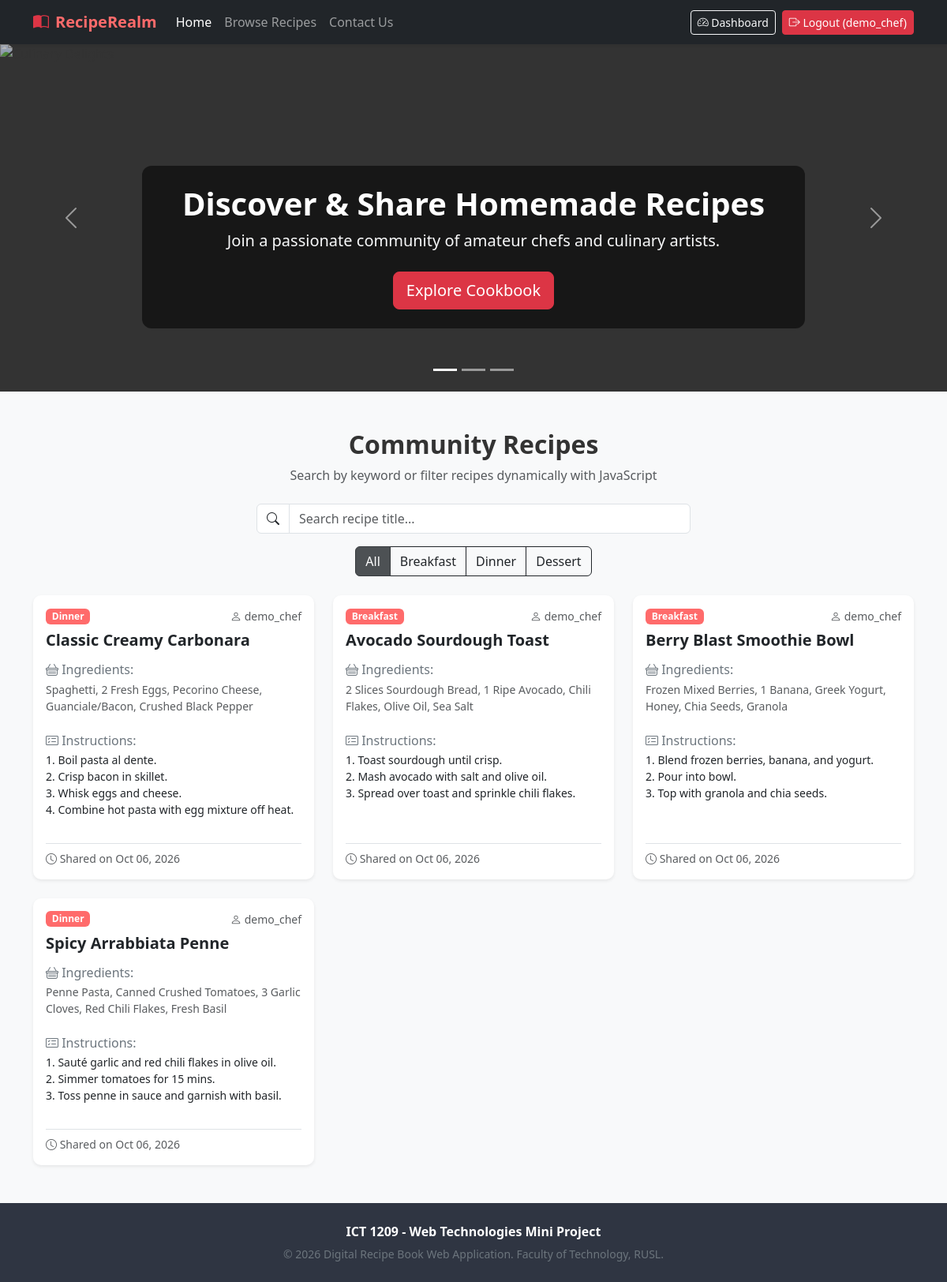
The page / (signed in) on the database its author committed.
### tables this page shows
CREATE TABLE IF NOT EXISTS `recipes` (
  `id` int NOT NULL AUTO_INCREMENT,
  `user_id` int NOT NULL,
  `title` varchar(150) NOT NULL,
  `category` varchar(50) NOT NULL DEFAULT 'Dessert',
  `ingredients` text NOT NULL,
  `instructions` text NOT NULL,
  `created_at` timestamp NULL DEFAULT CURRENT_TIMESTAMP,
  PRIMARY KEY (`id`),
  KEY `user_id` (`user_id`),
  CONSTRAINT `recipes_ibfk_1` FOREIGN KEY (`user_id`) REFERENCES `users` (`id`) ON DELETE CASCADE
);

CREATE TABLE IF NOT EXISTS `users` (
  `id` int NOT NULL AUTO_INCREMENT,
  `username` varchar(50) NOT NULL,
  `email` varchar(100) NOT NULL,
  `password` varchar(255) NOT NULL,
  `created_at` timestamp NULL DEFAULT CURRENT_TIMESTAMP,
  PRIMARY KEY (`id`),
  UNIQUE KEY `username` (`username`),
  UNIQUE KEY `email` (`email`)
);

### includes/functions.php (called while the page is built, shortened)
<?php
function isLoggedIn() {
    return isset($_SESSION['user_id']);
}

### index.php (the view, shortened to what this page needs)
<?php
require_once 'includes/db.php';
require_once 'includes/functions.php';
$stmt = $pdo->query("SELECT r.*, u.username FROM recipes r JOIN users u ON r.user_id = u.id ORDER BY r.created_at DESC");
$recipes = $stmt->fetchAll();
?>
<!DOCTYPE html>
<html lang="en">
<head>
    <link href="https://cdn.jsdelivr.net/npm/bootstrap@5.3.0/dist/css/bootstrap.min.css" rel="stylesheet">
    <link href="https://cdn.jsdelivr.net/npm/bootstrap-icons@1.10.5/font/bootstrap-icons.css" rel="stylesheet">
    <link rel="stylesheet" href="css/style.css">
</head>
<body>
    <nav class="navbar navbar-expand-lg navbar-dark bg-dark sticky-top shadow-sm">
        <div class="container">
            <a class="navbar-brand d-flex align-items-center gap-2" href="index.php">
                <i class="bi bi-book-half text-danger"></i> RecipeRealm
            </a>
            <div class="collapse navbar-collapse" id="navMenu">
                <ul class="navbar-nav me-auto mb-2 mb-lg-0">
                    <li class="nav-item"><a class="nav-link active" href="index.php">Home</a></li>
                    <li class="nav-item"><a class="nav-link" href="#recipes-section">Browse Recipes</a></li>
                    <li class="nav-item"><a class="nav-link" href="contact.php">Contact Us</a></li>
                </ul>
                <div class="d-flex align-items-center gap-2">
                    <?php if (isLoggedIn()): ?>
                        <a href="dashboard.php" class="btn btn-outline-light btn-sm"><i class="bi bi-speedometer2"></i> Dashboard</a>
                        <a href="auth/logout.php" class="btn btn-danger btn-sm"><i class="bi bi-box-arrow-right"></i> Logout (<?= htmlspecialchars($_SESSION['username']); ?>)</a>
                    <?php else: ?>
                        <a href="auth/login.php" class="btn btn-outline-light btn-sm"><i class="bi bi-person"></i> Login</a>
                        <a href="auth/register.php" class="btn btn-danger btn-sm"><i class="bi bi-person-plus"></i> Register</a>
                    <?php endif; ?>
                </div>
            </div>
        </div>
    </nav>
    <main>
        <div id="heroCarousel" class="carousel slide" data-bs-ride="carousel">
            <div class="carousel-indicators">
                <button type="button" data-bs-target="#heroCarousel" data-bs-slide-to="0" class="active"></button>
                <button type="button" data-bs-target="#heroCarousel" data-bs-slide-to="1"></button>
                <button type="button" data-bs-target="#heroCarousel" data-bs-slide-to="2"></button>
            </div>
            <div class="carousel-inner">
                <div class="carousel-item active">
                    <img src="https://images.unsplash.com/photo-1555396273-367ea4eb4db5?auto=format&fit=crop&w=1400&q=80" class="d-block w-100" alt="Culinary Delights">
                    <div class="carousel-caption">
                        <h2 class="display-6 fw-bold text-white">Discover & Share Homemade Recipes</h2>
                        <p class="lead text-light">Join a passionate community of amateur chefs and culinary artists.</p>
                        <a href="#recipes-section" class="btn btn-danger btn-lg mt-2">Explore Cookbook</a>
                    </div>
                </div>
            </div>
            <button class="carousel-control-prev" type="button" data-bs-target="#heroCarousel" data-bs-slide="prev">
                <span class="carousel-control-prev-icon"></span>
            </button>
            <button class="carousel-control-next" type="button" data-bs-target="#heroCarousel" data-bs-slide="next">
                <span class="carousel-control-next-icon"></span>
            </button>
        </div>
        <section id="recipes-section" class="py-5 bg-light">
            <div class="container">
                <div class="text-center mb-4">
                    <h2 class="fw-bold">Community Recipes</h2>
                    <p class="text-muted">Search by keyword or filter recipes dynamically with JavaScript</p>
                </div>
                <div class="row g-3 justify-content-center mb-4">
                    <div class="col-md-6">
                        <div class="input-group">
                            <span class="input-group-text bg-white"><i class="bi bi-search"></i></span>
                            <input type="text" id="recipeSearch" class="form-control" placeholder="Search recipe title...">
                        </div>
                    </div>
                    <div class="col-md-12 text-center">
                        <div class="btn-group flex-wrap" role="group">
                            <button type="button" class="btn btn-dark active filter-btn" data-category="all">All</button>
                            <button type="button" class="btn btn-outline-dark filter-btn" data-category="Breakfast">Breakfast</button>
                            <button type="button" class="btn btn-outline-dark filter-btn" data-category="Dinner">Dinner</button>
                            <button type="button" class="btn btn-outline-dark filter-btn" data-category="Dessert">Dessert</button>
                        </div>
                    </div>
                </div>
                <div class="row g-4" id="recipeGrid">
                    <?php if (empty($recipes)): ?>
                        <div class="col-12 text-center py-5">
                            <p class="text-muted">No recipes found. Be the first to share one!</p>
                        </div>
                    <?php else: ?>
                        <?php foreach ($recipes as $r): ?>
                            <div class="col-md-6 col-lg-4 recipe-item" data-title="<?= htmlspecialchars($r['title']); ?>" data-category="<?= htmlspecialchars($r['category']); ?>">
                                <div class="card h-100 shadow-sm recipe-card">
                                    <div class="card-body d-flex flex-column">
                                        <div class="d-flex justify-content-between align-items-center mb-2">
                                            <span class="badge badge-category"><?= htmlspecialchars($r['category']); ?></span>
                                            <small class="text-muted"><i class="bi bi-person"></i> <?= htmlspecialchars($r['username']); ?></small>
                                        </div>
                                        <h5 class="card-title fw-bold text-dark"><?= htmlspecialchars($r['title']); ?></h5>
                                        <h6 class="text-secondary mt-2 mb-1"><i class="bi bi-basket"></i> Ingredients:</h6>
                                        <p class="card-text small text-muted"><?= nl2br(htmlspecialchars($r['ingredients'])); ?></p>
                                        <h6 class="text-secondary mt-2 mb-1"><i class="bi bi-card-checklist"></i> Instructions:</h6>
                                        <p class="card-text small text-dark flex-grow-1"><?= nl2br(htmlspecialchars($r['instructions'])); ?></p>
                                        <div class="mt-3 pt-2 border-top text-muted small">
                                            <i class="bi bi-clock"></i> Shared on <?= date('M d, Y', strtotime($r['created_at'])); ?>
                                        </div>
                                    </div>
                                </div>
                            </div>
                        <?php endforeach; ?>
                    <?php endif; ?>
                </div>
            </div>
        </section>
    </main>
    <footer class="py-4 mt-auto">
        <div class="container text-center">
            <p class="mb-1 fw-bold text-white">ICT 1209 - Web Technologies Mini Project</p>
            <small class="text-secondary">&copy; <?= date('Y'); ?> Digital Recipe Book Web Application. Faculty of Technology, RUSL.</small>
        </div>
    </footer>
</body>
</html>

### css/style.css (style rules this page uses)
:root { --primary-color: #ff6b6b; --primary-dark: #ee5253; --dark-slate: #2f3542; --light-bg: #f8f9fa; }
body { font-family: 'Segoe UI', Roboto, Helvetica, Arial, sans-serif; color: #333; background-color: #fdfdfd; min-height: 100vh; display: flex; flex-direction: column; }
main { flex: 1 0 auto; }
.navbar-brand { font-weight: 700; color: var(--primary-color) !important; }
.carousel-item { height: 440px; background-color: #333; }
.carousel-item img { object-fit: cover; height: 100%; opacity: 0.65; }
.carousel-caption { background: rgba(0, 0, 0, 0.55); padding: 24px; border-radius: 12px; bottom: 80px; }
.recipe-card { transition: transform 0.25s ease, box-shadow 0.25s ease; border: none; border-radius: 10px; }
.badge-category { background-color: var(--primary-color); color: white; }
footer { flex-shrink: 0; background-color: var(--dark-slate); color: #ced6e0; }

### rows shown on the page
recipes: category "Dinner", user.username "demo_chef", title "Classic Creamy Carbonara", ingredients "Spaghetti, 2 Fresh Eggs, Pecorino Cheese, Guanciale/Bacon, Crushed Black Pepper", instructions "1. Boil pasta al dente. 2. Crisp bacon in skillet. 3. Whisk eggs and cheese. 4. Combine hot pasta with egg mixture off heat.", created_at "Oct 06, 2026"
recipes: category "Breakfast", user.username "demo_chef", title "Avocado Sourdough Toast", ingredients "2 Slices Sourdough Bread, 1 Ripe Avocado, Chili Flakes, Olive Oil, Sea Salt", instructions "1. Toast sourdough until crisp. 2. Mash avocado with salt and olive oil. 3. Spread over toast and sprinkle chili flakes.", created_at "Oct 06, 2026"
recipes: category "Breakfast", user.username "demo_chef", title "Berry Blast Smoothie Bowl", ingredients "Frozen Mixed Berries, 1 Banana, Greek Yogurt, Honey, Chia Seeds, Granola", instructions "1. Blend frozen berries, banana, and yogurt. 2. Pour into bowl. 3. Top with granola and chia seeds.", created_at "Oct 06, 2026"
recipes: category "Dinner", user.username "demo_chef", title "Spicy Arrabbiata Penne", ingredients "Penne Pasta, Canned Crushed Tomatoes, 3 Garlic Cloves, Red Chili Flakes, Fresh Basil", instructions "1. Sauté garlic and red chili flakes in olive oil. 2. Simmer tomatoes for 15 mins. 3. Toss penne in sauce and garnish with basil.", created_at "Oct 06, 2026"

### other values the page prints
$_SESSION['username'] "demo_chef"
